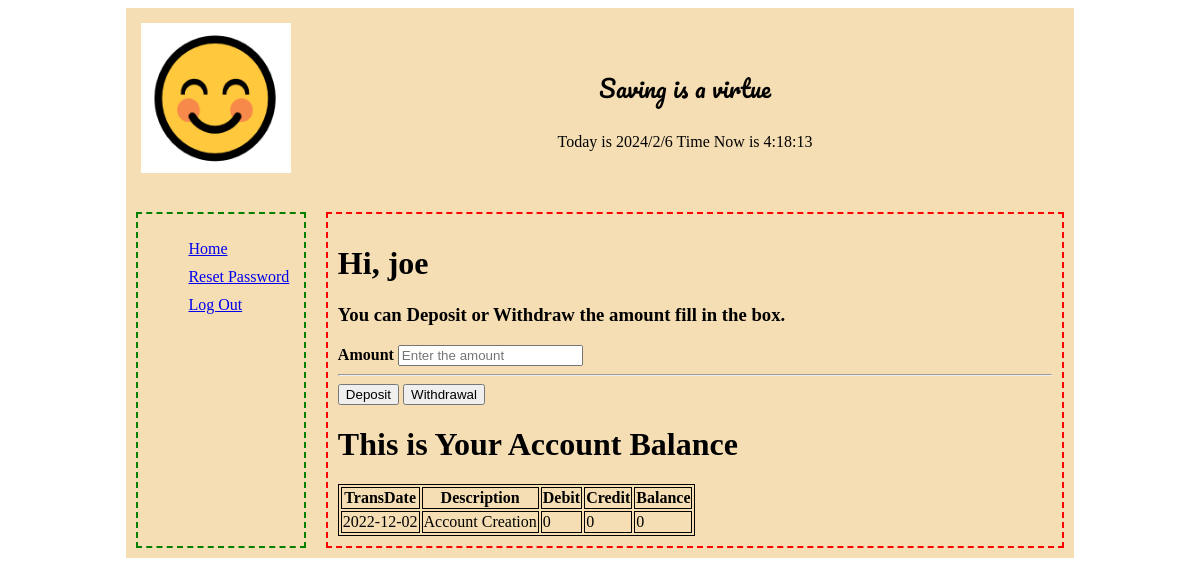
Screenshot of /mybalance.php (signed in) with the database file from the repository.
### tables this page shows
CREATE TABLE `trans` (
  `TransID` varchar(200) NOT NULL,
  `TransDate` date NOT NULL,
  `Username` tinytext NOT NULL,
  `ReceivedFrom` varchar(50) NOT NULL,
  `SentTo` varchar(50) NOT NULL,
  `Debit` int(10) NOT NULL,
  `Credit` int(10) NOT NULL,
  `Balance` int(10) NOT NULL
);

### database/mybalance_action.php (the view, shortened to what this page needs)
<?php
function get_transactions() {
$pdo = db_connect();
global $posts;
$sql = "SELECT * FROM trans WHERE Username ='". $_SESSION['username']."' ORDER BY TransDate";
$results = $pdo->query($sql);
while ($row = $results->fetch()) {
$posts[] = Array (
  "TransDate" => $row['TransDate'],
  "TransID" => $row['TransID'],
  "ReceivedFrom" => $row['ReceivedFrom'],
  "SentTo" => $row['SentTo'],
  "Debit" => $row['Debit'],
  "Credit" => $row['Credit'],
  "Balance" => $row['Balance'],
);
}
}
function the_balance() {
  global $posts;
  ?>
  <?php
  foreach ($posts as $value) {
  ?>
      <tr>
      <td>
      <?php echo $value["TransDate"]; ?>
      </td>
      <td>
      <?php echo $value["ReceivedFrom"]; ?> <?php echo $value["SentTo"]; ?>
      </td>
      <td>
      <?php echo $value["Debit"]; ?>
      </td>
      <td>
      <?php echo $value["Credit"]; ?>
      </td>
      <td>
      <?php echo $value["Balance"]; ?>
      </td>
      </tr>
    <?php
  }
}
?>

### resources/mystyle.css (style rules this page uses)
body { background-image: url("../media/dollars-bg.png"); background-repeat: repeat; animation-name: backmove; animation-duration: 50s; animation-iteration-count: infinite; animation-timing-function: linear; }
table, tbody, th, td { border: 1px solid; }

### rows the page displays
trans: TransDate "2022-12-02", ReceivedFrom "Account Creation", Debit "0", Credit "0", Balance "0"

### other values shown
$_SESSION["username"] "joe"
